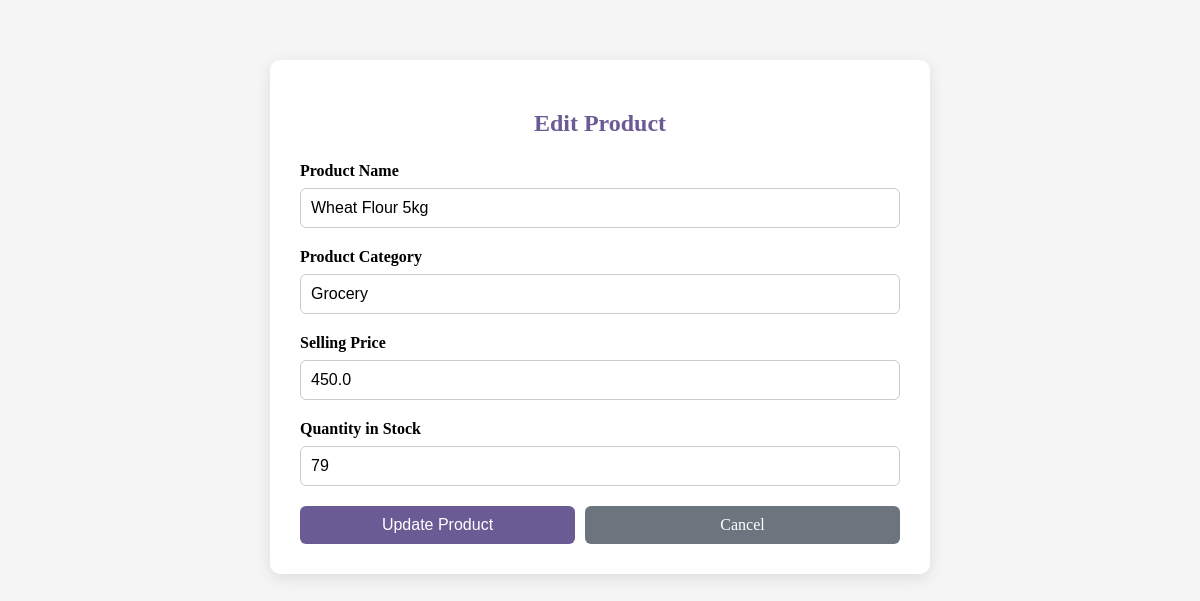
Page /edit_product/2 (signed in) on the committed database.
### tables this page shows
CREATE TABLE products (
            id INTEGER PRIMARY KEY AUTOINCREMENT,
            product_name TEXT NOT NULL,
            product_category TEXT NOT NULL,
            sku TEXT NOT NULL UNIQUE,
            supplier_id INTEGER,
            measurement_unit TEXT NOT NULL,
            quantity_in_stock INTEGER DEFAULT 0 NOT NULL,
            reorder_level INTEGER DEFAULT 0 NOT NULL,
            purchase_price REAL NOT NULL,
            selling_price REAL NOT NULL,
            created_at TIMESTAMP DEFAULT CURRENT_TIMESTAMP
        );

### app.py (the view, shortened to what this page needs)
@app.route('/edit_product/<int:product_id>', methods=['GET', 'POST'])
@login_required("admin", "manager")
def edit_product(product_id):
    conn = get_db_connection()
    cursor = conn.cursor()
    try:
        cursor.execute('SELECT * FROM products WHERE id = ?', (product_id,))
        product = cursor.fetchone()
        if not product:
            flash('Product not found.', 'danger')
            return redirect(url_for('stock_catalog'))
    except Exception as e:
        flash(f'Error editing product: {e}', 'danger')
        return redirect(url_for('stock_catalog'))
    finally:
        conn.close()
    return render_template('edit_product.html', product=product)

### app.py (called while the page is built)
def get_db_connection():
    conn = sqlite3.connect('shelfsmart.db')
    conn.row_factory = sqlite3.Row
    return conn

def login_required(*role):  # accepts any number of roles
    def decorator(f):
        @wraps(f)
        def decorated_function(*args, **kwargs):
            if "user_id" not in session:
                flash("Please log in to access this page.", "error")
                return redirect(url_for("login"))
            if role:
                user_role = session.get("role")
                if user_role not in role:
                    flash("You do not have permission to access this page.", "error")
                    return redirect(url_for("dashboard"))
            return f(*args, **kwargs)
        return decorated_function
    return decorator

@app.before_request
def make_session_permanent():
    session.permanent = False # Session lasts until browser is closed

### templates/edit_product.html (shortened to what this page needs)
<!DOCTYPE html>
<html lang="en">
<head>
</head>
<body>
    <div class="container">
        <h2>Edit Product</h2>
        <form method="POST" action="">
            <div class="form-group">
                <label>Product Name</label>
                <input type="text" name="product_name" value="{{ product['product_name'] }}" required>
            </div>
            <div class="form-group">
                <label>Product Category</label>
                <input type="text" name="product_category" value="{{ product['product_category'] }}" required>
            </div>
            <div class="form-group">
                <label>Selling Price</label>
                <input type="number" name="selling_price" min="0" step="0.01" value="{{ product['selling_price'] }}" required>
            </div>
            <div class="form-group">
                <label>Quantity in Stock</label>
                <input type="number" name="quantity_in_stock" min="0" value="{{ product['quantity_in_stock'] }}" required>
            </div>
            <div class="action-buttons">
                <button type="submit" class="btn btn-primary">Update Product</button>
                <a href="{{ url_for('stock_catalog') }}" class="btn btn-secondary">Cancel</a>
            </div>
        </form>
    </div>
</body>
</html>

### templates/edit_product.html (style rules this page uses)
body { font-family: Cambria, Cochin, Georgia, Times, 'Times New Roman', serif; background-color: #f5f5f5; margin: 0; padding: 20px; }
.container { max-width: 600px; margin: 40px auto; background: white; padding: 30px; border-radius: 10px; box-shadow: 0 4px 15px rgba(0,0,0,0.1); }
h2 { text-align: center; color: #6b5b95; margin-bottom: 25px; }
.form-group { margin-bottom: 20px; }
label { display: block; margin-bottom: 8px; font-weight: bold; }
input { width: 100%; padding: 10px; box-sizing: border-box; border-radius: 6px; border: 1px solid #ccc; font-size: 16px; }
.action-buttons { display: flex; flex-wrap: wrap; gap: 10px; justify-content: center; }
.btn { padding: 10px 20px; border: none; border-radius: 6px; cursor: pointer; color: white; text-decoration: none; font-size: 16px; flex: 1 1 45%; text-align: center; }
.btn-primary { background-color: #6b5b95; }
.btn-secondary { background-color: #6c757d; }

### rows in the picture
products: product_name "Wheat Flour 5kg", product_category "Grocery", selling_price "450.0", quantity_in_stock "79"
